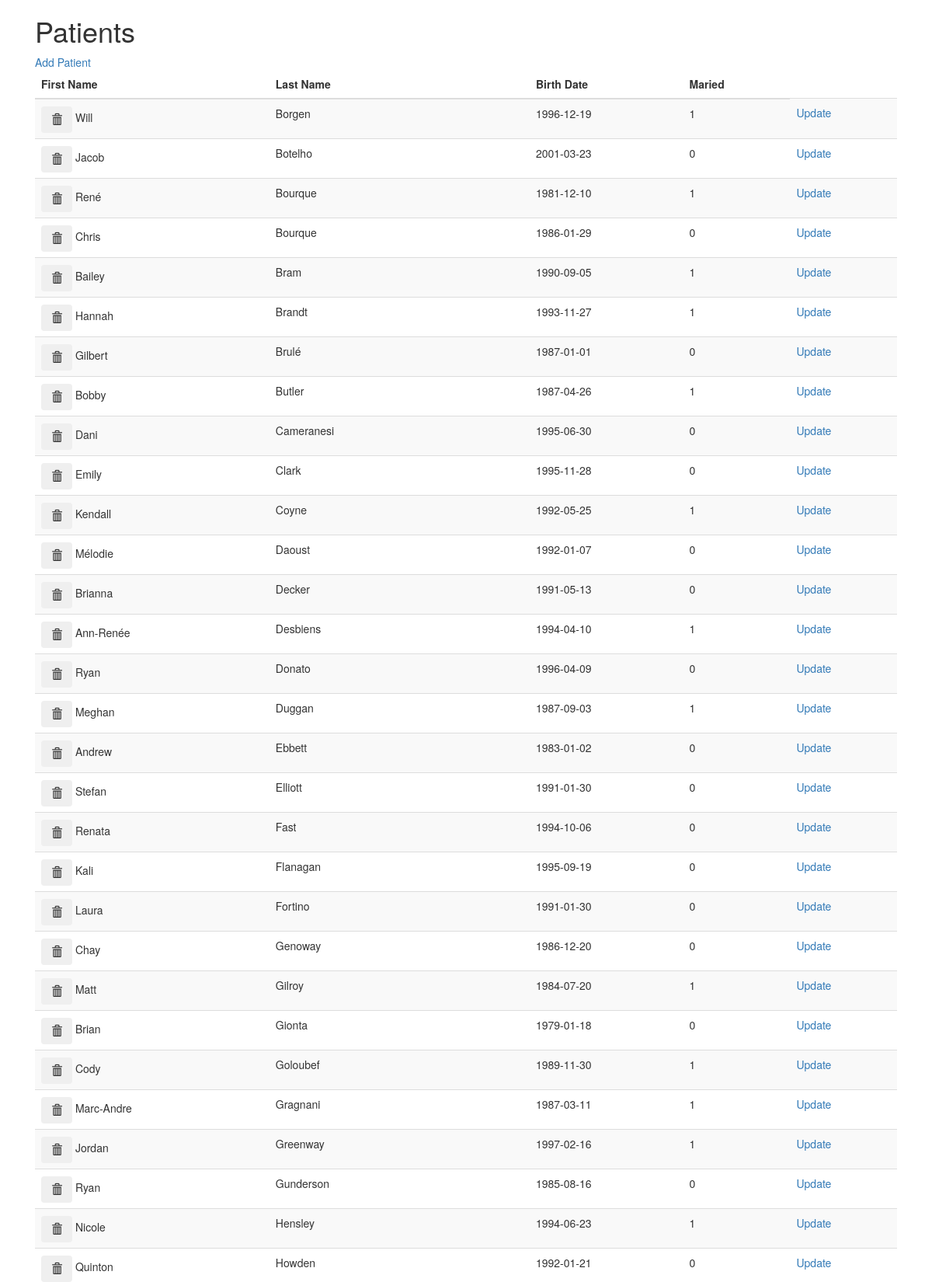
/Week4/pationDB.php (upper part), run on the app's committed database.
### tables this page shows
CREATE TABLE IF NOT EXISTS pations (
id INT UNSIGNED AUTO_INCREMENT NOT NULL PRIMARY KEY,
        pationFirstName VARCHAR(50) DEFAULT NULL,
        pationLastName VARCHAR(50) DEFAULT NULL,
        pationMarried TINYINT(1),
        pationBirthDate DATE
        
);

### Week4/pationDB.php (called while the page is built, shortened)
<?php
include_once "viewpations.php";
class PationDB
{
    private $pationData;
    public function __construct($configFile)
    {
        if ($ini = parse_ini_file($configFile))
        {
            $connectionString = "mysql:host=" . $ini['servername'] .
            ";port=" . $ini['port'] .
            ";dbname=" . $ini['dbname'];
            $pationPDO = new PDO( $connectionString,
                                $ini['username'],
                                $ini['password']);
            $pationPDO->setAttribute(PDO::ATTR_EMULATE_PREPARES, false);
            $pationPDO->setAttribute(PDO::ATTR_ERRMODE, PDO::ERRMODE_EXCEPTION);
            $this->pationData = $pationPDO;
        }
        else
        {
            throw new Exception( "<h2>Creation of database object failed!</h2>", 0, null );
        }
    }
    public function getpations()
    {
        $results = [];
        $pationTable = $this->pationData;
        $stmt = $pationTable->prepare("SELECT * FROM pations ORDER BY pationLastName");
        if ( $stmt->execute() && $stmt->rowCount() > 0 )
        {
            $results = $stmt->fetchAll(PDO::FETCH_ASSOC);
        }
        return $results;
    }
}
?>

### Week4/viewControler.php (called while the page is built, shortened)
<?php
    include_once __DIR__ . '/pationDB.php';
    $configFile = __DIR__ . '/dbconfig.ini';
    try
    {
        $pationDatabase = new PationDB($configFile);
    }
    catch ( Exception $error )
    {
        echo "<h2>" . $error->getMessage() . "</h2>";
    }
    $pationListing = $pationDatabase->getPations();

### Week4/viewpations.php (the view, shortened to what this page needs)
<?php
     include_once __DIR__ . '/viewControler.php';
?>
<!DOCTYPE html>
<html lang="en">
<head>
    <link href="//netdna.bootstrapcdn.com/twitter-bootstrap/2.3.2/css/bootstrap-combined.no-icons.min.css" rel="stylesheet">
    <link href="//netdna.bootstrapcdn.com/font-awesome/3.2.1/css/font-awesome.css" rel="stylesheet">
  <link rel="stylesheet" href="https://maxcdn.bootstrapcdn.com/bootstrap/3.4.0/css/bootstrap.min.css">
</head>
<body>
    <div class="container">
    <div class="col-sm-12">
        <h1>Patients</h1>
  <a href="updatePation.php?action=Add">Add Patient</a>
    <table class="table table-striped">
            <thead>
                <tr>
                    <th>First Name</th>
                    <th>Last Name</th>
                    <th>Birth Date</th>
                    <th>Maried</hp>
                </tr>
            </thead>
            <tbody>
            <?php foreach ($pationListing as $row): ?>
                <tr>
                    <td>
                        <form action="viewPation.php" method="post">
                            <button class="btn glyphicon glyphicon-trash" type="submit"></button>
                            <?php echo $row['pationFirstName']; ?>
                        </form>
                    </td>
                    <td><?php echo $row['pationLastName']; ?> </td>
                    <td><?php echo $row['pationBirthDate']; ?> </td>
                    <td><?php echo $row['pationMarried']; ?> </td>
                    <td><a href="updatePation.php?action=Update&pationId=<?= $row['id'] ?>">Update</a></td>
                </tr>
            <?php endforeach; ?>
            </tbody>
        </table>
        <br />
    </div>
    </div>
</body>
</html>

### Week4/viewpations.php (style rules this page uses)
a:link { text-decoration: none; }

### data on the page
pations: pationFirstName "Will", pationLastName "Borgen", pationBirthDate "1996-12-19", pationMarried "1"
pations: pationFirstName "Jacob", pationLastName "Botelho", pationBirthDate "2001-03-23", pationMarried "0"
pations: pationFirstName "René", pationLastName "Bourque", pationBirthDate "1981-12-10", pationMarried "1"
pations: pationFirstName "Chris", pationLastName "Bourque", pationBirthDate "1986-01-29", pationMarried "0"
pations: pationFirstName "Bailey", pationLastName "Bram", pationBirthDate "1990-09-05", pationMarried "1"
pations: pationFirstName "Hannah", pationLastName "Brandt", pationBirthDate "1993-11-27", pationMarried "1"
pations: pationFirstName "Gilbert", pationLastName "Brulé", pationBirthDate "1987-01-01", pationMarried "0"
pations: pationFirstName "Bobby", pationLastName "Butler", pationBirthDate "1987-04-26", pationMarried "1"
pations: pationFirstName "Dani", pationLastName "Cameranesi", pationBirthDate "1995-06-30", pationMarried "0"
pations: pationFirstName "Emily", pationLastName "Clark", pationBirthDate "1995-11-28", pationMarried "0"
pations: pationFirstName "Kendall", pationLastName "Coyne", pationBirthDate "1992-05-25", pationMarried "1"
pations: pationFirstName "Mélodie", pationLastName "Daoust", pationBirthDate "1992-01-07", pationMarried "0"
pations: pationFirstName "Brianna", pationLastName "Decker", pationBirthDate "1991-05-13", pationMarried "0"
pations: pationFirstName "Ann-Renée", pationLastName "Desbiens", pationBirthDate "1994-04-10", pationMarried "1"
pations: pationFirstName "Ryan", pationLastName "Donato", pationBirthDate "1996-04-09", pationMarried "0"
pations: pationFirstName "Meghan", pationLastName "Duggan", pationBirthDate "1987-09-03", pationMarried "1"
pations: pationFirstName "Andrew", pationLastName "Ebbett", pationBirthDate "1983-01-02", pationMarried "0"
pations: pationFirstName "Stefan", pationLastName "Elliott", pationBirthDate "1991-01-30", pationMarried "0"
pations: pationFirstName "Renata", pationLastName "Fast", pationBirthDate "1994-10-06", pationMarried "0"
pations: pationFirstName "Kali", pationLastName "Flanagan", pationBirthDate "1995-09-19", pationMarried "0"
pations: pationFirstName "Laura", pationLastName "Fortino", pationBirthDate "1991-01-30", pationMarried "0"
pations: pationFirstName "Chay", pationLastName "Genoway", pationBirthDate "1986-12-20", pationMarried "0"
pations: pationFirstName "Matt", pationLastName "Gilroy", pationBirthDate "1984-07-20", pationMarried "1"
pations: pationFirstName "Brian", pationLastName "Gionta", pationBirthDate "1979-01-18", pationMarried "0"
pations: pationFirstName "Cody", pationLastName "Goloubef", pationBirthDate "1989-11-30", pationMarried "1"
pations: pationFirstName "Marc-Andre", pationLastName "Gragnani", pationBirthDate "1987-03-11", pationMarried "1"
pations: pationFirstName "Jordan", pationLastName "Greenway", pationBirthDate "1997-02-16", pationMarried "1"
pations: pationFirstName "Ryan", pationLastName "Gunderson", pationBirthDate "1985-08-16", pationMarried "0"
pations: pationFirstName "Nicole", pationLastName "Hensley", pationBirthDate "1994-06-23", pationMarried "1"
pations: pationFirstName "Quinton", pationLastName "Howden", pationBirthDate "1992-01-21", pationMarried "0"
